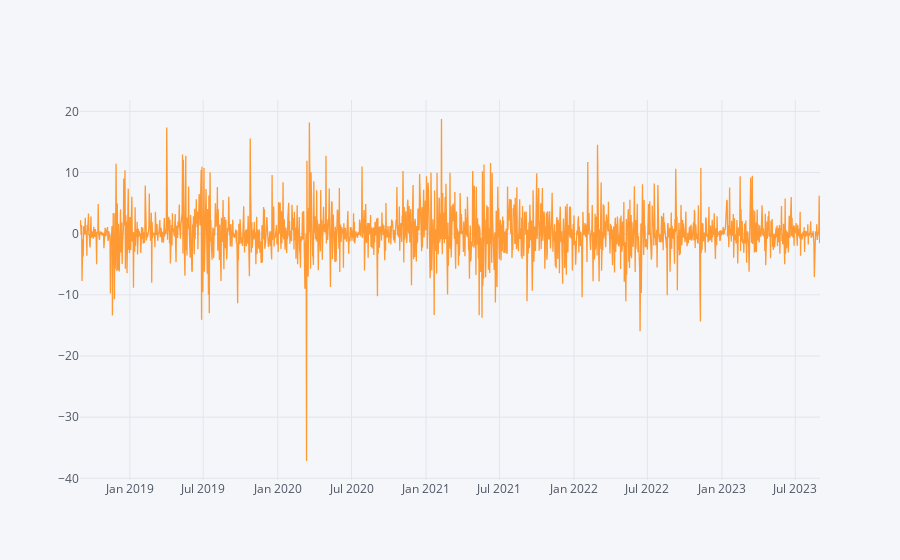

Notebook code for this chart:
### Code cell
bitc_df['Close_pct_change'].iplot()

### Figure 1 — Plotly figure (JSON) as saved in the notebook; plotly's stock layout.template omitted (floating-point values rounded to 4 significant figures; data arrays with more than 128 entries replaced by an {"elided": "..."} marker saying what was removed)
{"data": [{"line": {"color": "rgba(255, 153, 51, 1.0)", "dash": "solid", "shape": "linear", "width": 1.3}, "mode": "lines", "name": "Close_pct_change", "text": "", "type": "scatter", "x": {"elided": "1827 str values"}, "y": {"elided": "1827 mixed values"}}], "layout": {"legend": {"bgcolor": "#F5F6F9", "font": {"color": "#4D5663"}}, "paper_bgcolor": "#F5F6F9", "plot_bgcolor": "#F5F6F9", "title": {"font": {"color": "#4D5663"}}, "xaxis": {"gridcolor": "#E1E5ED", "showgrid": true, "tickfont": {"color": "#4D5663"}, "title": {"font": {"color": "#4D5663"}, "text": ""}, "zerolinecolor": "#E1E5ED"}, "yaxis": {"gridcolor": "#E1E5ED", "showgrid": true, "tickfont": {"color": "#4D5663"}, "title": {"font": {"color": "#4D5663"}, "text": ""}, "zerolinecolor": "#E1E5ED"}}}
